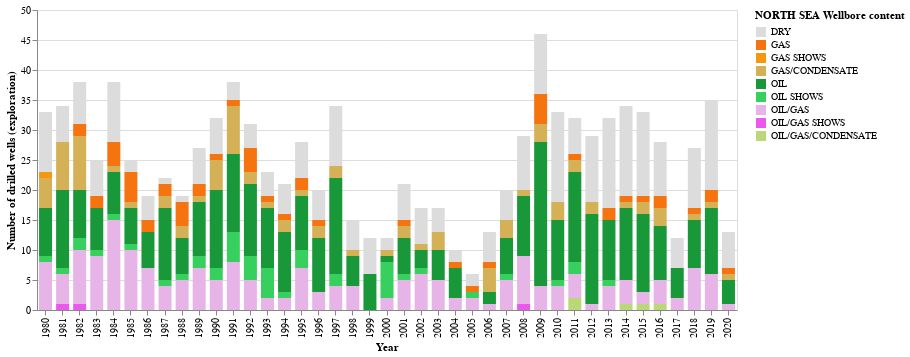

Source (notebook cell):
### Code cell
chart_region('NORTH SEA')

### Figure 1 — Vega-Lite specification as saved in the notebook (floating-point values rounded to 4 significant figures; data arrays with more than 128 entries replaced by an {"elided": "..."} marker saying what was removed)
{"$schema": "https://vega.github.io/schema/vega-lite/v3.4.0.json", "config": {"mark": {"tooltip": null}, "view": {"height": 300, "width": 400}}, "data": {"name": "data-ffaa47b603ec08d030dcf9d60d573872"}, "datasets": {"data-ffaa47b603ec08d030dcf9d60d573872": {"elided": "1033 records"}}, "encoding": {"color": {"field": "wlbContent", "legend": {"title": "NORTH SEA Wellbore content"}, "scale": {"domain": ["DRY", "GAS", "GAS SHOWS", "GAS/CONDENSATE", "OIL", "OIL SHOWS", "OIL/GAS", "OIL/GAS SHOWS", "OIL/GAS/CONDENSATE"], "range": ["#DCDCDC", "#F5740F", "#F5970F", "#D4B057", "#189839", "#37D05E", "#E7B4E8", "#EB58EE", "#BBD878"]}, "type": "nominal"}, "x": {"axis": {"title": "Year"}, "field": "wlbEntryYear", "type": "nominal"}, "y": {"aggregate": "count", "axis": {"title": "Number of drilled wells (exploration)"}, "type": "quantitative"}}, "height": 300, "mark": {"size": 13, "type": "bar"}, "width": 700}
